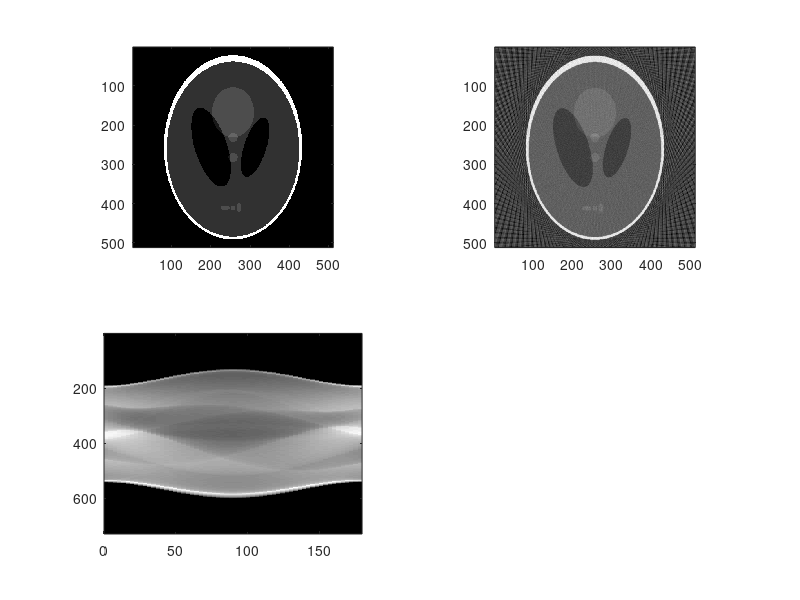

Here is the MATLAB script that generated this plot: (Note: this script raises an error after producing the figure.)
clc;clear;close all


img_size = 512; 
nof_angle = 60; 
angle_range = linspace(180/nof_angle/2,180-180/nof_angle/2,nof_angle); 
org_img = phantom(img_size); 


[sinogram,diag_axis]=radon(org_img,angle_range);
reco_img = zeros(img_size,img_size); 
[x,y] = meshgrid([1:img_size]-img_size/2,[1:img_size]-img_size/2); 
prj_size = 1:size(sinogram,1);

sinogram_filtered = sinogram;
cut_off_freq = 1; 

order = max(64,2^nextpow2(2*size(sinogram,1)));
filt = 2*( 0:(order/2) )./order;
w = 2*pi*(0:size(filt,2)-1)/order;  
filt(2:end) = filt(2:end) .* (sin(w(2:end)/(2*cut_off_freq))./(w(2:end)/(2*cut_off_freq))); % 
filt(w>pi*cut_off_freq) = 0;                      
filt = [filt' ; filt(end-1:-1:2)'];  
sinogram_filtered(length(filt),1)=0;  
sinogram_filtered = fft(sinogram_filtered);    
for i = 1:size(sinogram_filtered,2)
   sinogram_filtered(:,i) = sinogram_filtered(:,i).*filt;
end
sinogram_filtered = real(ifft(sinogram_filtered));     
sinogram_filtered(size(sinogram,1)+1:end,:) = [];  


for i=1:length(angle_range)
    s = x*cos(pi/180*angle_range(i))+y*sin(pi/180*angle_range(i));
    reco_img = reco_img + interp1(diag_axis,sinogram_filtered(:,i),s);
end


subplot(2,2,1)
imagesc(org_img);axis square;colormap gray;

subplot(2,2,2)
imagesc(flipud(reco_img)/pi/(2*length(angle_range)));axis square;colormap gray;

subplot(2,2,3)
imagesc(angle_range,prj_size,sinogram);title
xlabel('K¹t [deg]');axis square

subplot(2,2,4);
imagesc(angle_range,prj_size,sinogram_filtered);
xlabel('K¹t [deg]');axis square

